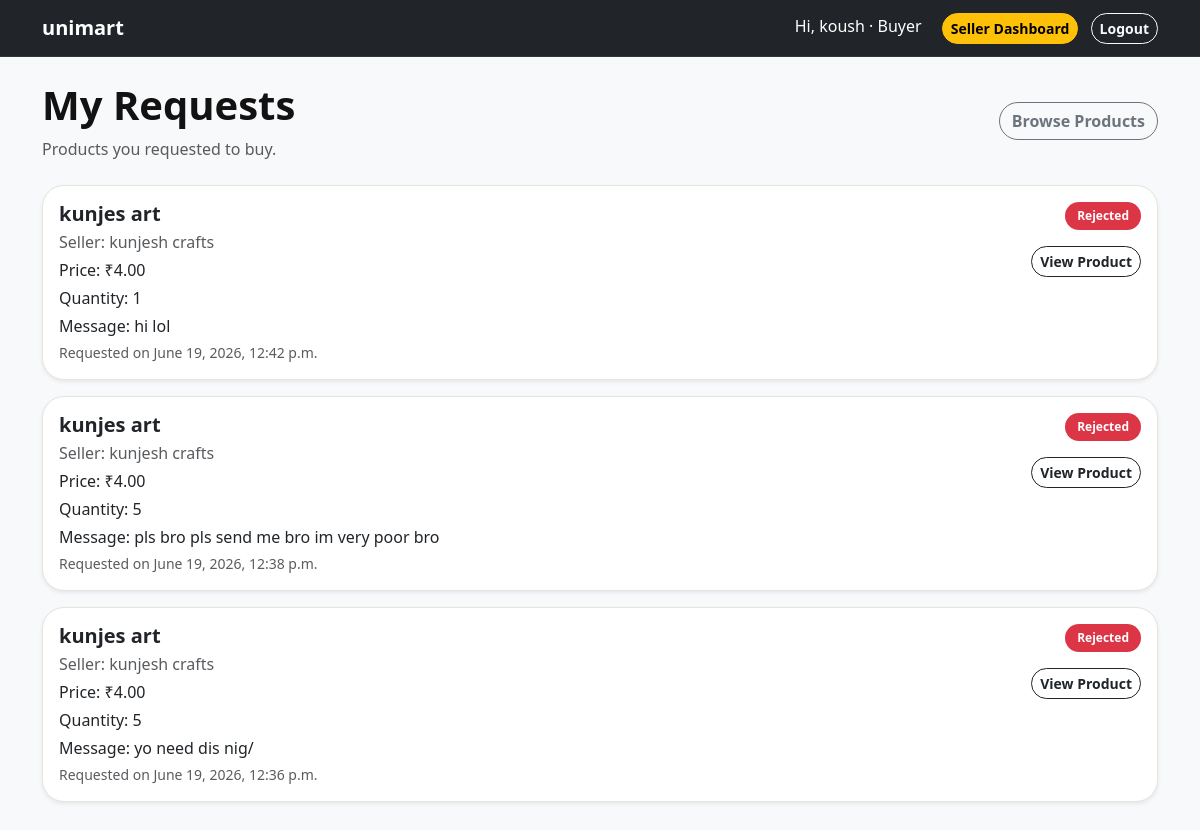
/orders/my-requests/ (signed in), run on an earlier commit of the app's database.
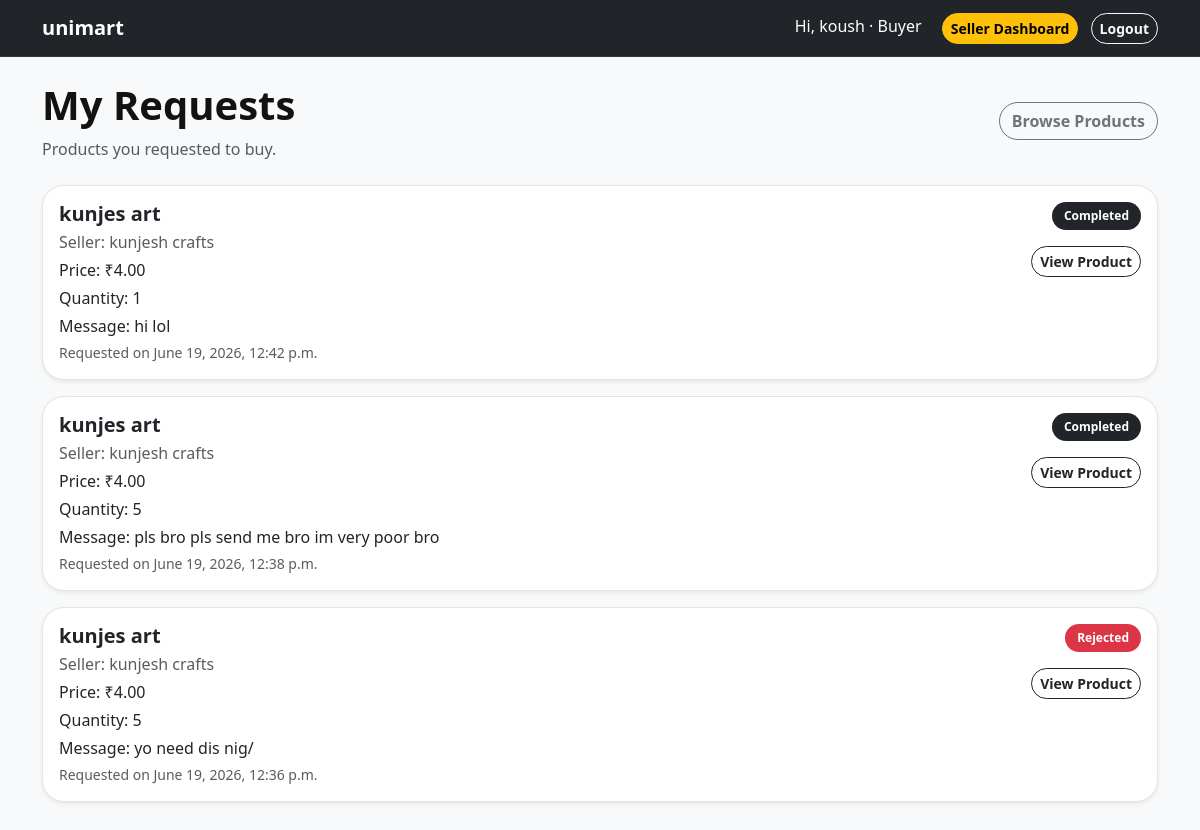
And on a later commit of the database.
### orders/models.py (models this page shows, shortened)
class OrderRequest(models.Model):
    STATUS_CHOICES = (
        ('pending', 'Pending'),
        ('accepted', 'Accepted'),
        ('rejected', 'Rejected'),
        ('completed', 'Completed'),
    )
    product = models.ForeignKey(
        Product,
        on_delete=models.CASCADE,
        related_name='order_requests'
    )
    buyer = models.ForeignKey(
        settings.AUTH_USER_MODEL,
        on_delete=models.CASCADE,
        related_name='buy_requests'
    )
    seller = models.ForeignKey(
        settings.AUTH_USER_MODEL,
        on_delete=models.CASCADE,
        related_name='sell_requests'
    )
    shop = models.ForeignKey(
        Shop,
        on_delete=models.CASCADE,
        related_name='order_requests'
    )
    quantity = models.PositiveIntegerField(default=1)
    message = models.TextField(blank=True)
    status = models.CharField(max_length=20, choices=STATUS_CHOICES, default='pending')
    created_at = models.DateTimeField(auto_now_add=True)

### marketplace/models.py (models this page shows, shortened)
class Product(models.Model):
    CATEGORY_CHOICES = (
        ('food', 'Food'),
        ('clothing', 'Clothing'),
        ('stationery', 'Stationery'),
        ('electronics', 'Electronics'),
        ('art', 'Art'),
        ('services', 'Services'),
        ('others', 'Others'),
    )
    STOCK_CHOICES = (
        ('available', 'Available'),
        ('out_of_stock', 'Out of Stock'),
    )
    shop = models.ForeignKey(
        Shop,
        on_delete=models.CASCADE,
        related_name='products'
    )
    seller = models.ForeignKey(
        settings.AUTH_USER_MODEL,
        on_delete=models.CASCADE,
        related_name='products'
    )
    name = models.CharField(max_length=100)
    description = models.TextField()
    price = models.DecimalField(max_digits=8, decimal_places=2)
    image = models.ImageField(upload_to='product_images/', blank=True, null=True)
    category = models.CharField(max_length=50, choices=CATEGORY_CHOICES, default='others')
    stock_status = models.CharField(max_length=20, choices=STOCK_CHOICES, default='available')
    created_at = models.DateTimeField(auto_now_add=True)
    updated_at = models.DateTimeField(auto_now=True)

class Shop(models.Model):
    owner = models.OneToOneField(
        settings.AUTH_USER_MODEL,
        on_delete=models.CASCADE,
        related_name='shop'
    )
    shop_name = models.CharField(max_length=100)
    description = models.TextField(blank=True)
    instagram_link = models.URLField(blank=True)
    whatsapp_number = models.CharField(max_length=15, blank=True)
    logo_image = models.ImageField(upload_to='shop_logos/', blank=True, null=True)
    category = models.CharField(max_length=100, blank=True)
    college_name = models.CharField(max_length=100, blank=True)
    is_verified = models.BooleanField(default=False)
    created_at = models.DateTimeField(auto_now_add=True)

### orders/views.py (the view)
# urls.py: path('my-requests/', views.my_requests, name='my_requests'),
@login_required
def my_requests(request):
    requests = OrderRequest.objects.filter(
        buyer=request.user
    ).order_by('-created_at')
    return render(request, 'orders/my_requests.html', {
        'requests': requests,
    })

### templates/orders/my_requests.html
{% extends 'base.html' %}
{% block content %}
<div class="d-flex justify-content-between align-items-center mb-4">
    <div>
        <h1 class="fw-bold">My Requests</h1>
        <p class="text-muted mb-0">Products you requested to buy.</p>
    </div>
    <a href="{% url 'marketplace:product_list' %}" class="btn btn-outline-secondary">
        Browse Products
    </a>
</div>
{% for request_item in requests %}
    <div class="card shadow-sm mb-3">
        <div class="card-body">
            <div class="d-flex justify-content-between align-items-start gap-3">
                <div>
                    <h5 class="fw-bold mb-1">
                        {{ request_item.product.name }}
                    </h5>
                    <p class="text-muted mb-1">
                        Seller: {{ request_item.shop.shop_name }}
                    </p>
                    <p class="mb-1">
                        Price: ₹{{ request_item.product.price }}
                    </p>
                    <p class="mb-1">
                        Quantity: {{ request_item.quantity }}
                    </p>
                    {% if request_item.message %}
                        <p class="mb-1">
                            Message: {{ request_item.message }}
                        </p>
                    {% endif %}
                    <p class="text-muted small mb-0">
                        Requested on {{ request_item.created_at }}
                    </p>
                </div>
                <div class="text-end">
                    {% if request_item.status == 'pending' %}
                        <span class="badge bg-warning text-dark">Pending</span>
                    {% elif request_item.status == 'accepted' %}
                        <span class="badge bg-success">Accepted</span>
                    {% elif request_item.status == 'rejected' %}
                        <span class="badge bg-danger">Rejected</span>
                    {% elif request_item.status == 'completed' %}
                        <span class="badge bg-dark">Completed</span>
                    {% endif %}
                    <div class="mt-3">
                        <a href="{% url 'marketplace:product_detail' request_item.product.id %}" class="btn btn-outline-dark btn-sm">
                            View Product
                        </a>
                    </div>
                </div>
            </div>
        </div>
    </div>
{% empty %}
    <div class="alert alert-info">
        You have not requested any products yet.
    </div>
{% endfor %}
{% endblock %}

What changed in the data, as far as the page shows it:
changed OrderRequest "hi lol": status "Rejected" → "Completed"
changed OrderRequest "pls bro pls send me bro im very poor bro": status "Rejected" → "Completed"
